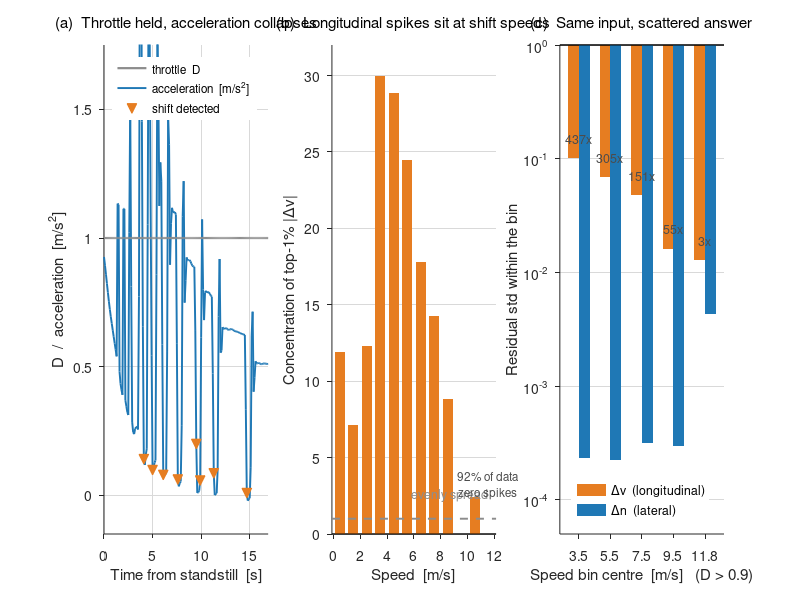

Source code (MATLAB):
% 종방향 잔차를 쓰지 않은 근거 - 기어 변속 때문에 학습이 불가능하다
%
% 배포 설정(B_MATRIX)은 잔차의 횡방향(Δn, Δα)만 쓰고 종방향(Δs, Δv)은 버린다.
% 그 근거를 세 갈래로 보인다.
%
%   (a) 변속 흔적    스로틀이 D=1.00 으로 고정인데 가속도가 반복적으로 붕괴한다.
%                    토크 단절 = 변속. 정지 출발 구간에서 8회 검출.
%   (b) 잔차 집중    |Δv| 상위 1% 샘플이 그 속도대(3~8 m/s)에 15~30배 몰린다.
%                    순항(11~12 m/s, 전체의 90%)에는 하나도 없다.
%   (c) 학습 불가    (v, D) 를 좁게 묶어도 Δv 는 크게 흩어진다. 같은 구간 Δn 대비
%                    최대 437배. 변속기 상태가 입력에 없어 모델이 구분할 수 없다.
%
% 노이즈 실링(설명 불가 비율)도 같은 결론이다: 전 구간 Δn 1.6% vs Δv 50.1%,
% 그러나 변속이 없는 순항 구간만 보면 Δv 가 12.8% 로 떨어진다.
%
% 데이터: fig_longitudinal_limit.mat  (results/longitudinal_limit.py 가 생성)
% 실행:   results/matlab/ 폴더 안에서 `plot_longitudinal_limit`
% 요구:   base MATLAB 만 (툴박스 불필요). R2013a 이상.

clear; close all
load('fig_longitudinal_limit.mat')

NOM  = [0.12 0.47 0.71];
RES  = [0.90 0.49 0.13];
GREY = [0.55 0.55 0.55];

%% ---- 수치 표 (명령창) ----
fprintf('\n=== Gear shifts during launch (throttle held at D = 1.00) ===\n');
fprintf('%8s %9s %7s %11s\n','t [s]','v [m/s]','D','acc [m/s2]');
for k = 1:numel(shift_idx)
    j = shift_idx(k);
    fprintf('%8.1f %9.2f %7.2f %11.3f\n', t(j), v_launch(j), D_launch(j), acc_launch(j));
end
fprintf('\n=== Residual spread within narrow (v, D) bins ===\n');
fprintf('%12s %7s %13s %13s %8s\n','v [m/s]','n','std dv','std dn','ratio');
for k = 1:size(spread,1)
    fprintf('%12.1f %7d %13.4f %13.4f %7.0fx\n', spread(k,1), round(spread(k,2)), ...
            spread(k,3), spread(k,4), spread(k,3)/max(spread(k,4),1e-9));
end
fprintf('\n=== Unexplained variance (k-NN noise floor) ===\n');
fprintf('%18s %10s %10s\n','', 'dn (lat)', 'dv (long)');
fprintf('%18s %9.1f%% %9.1f%%\n','all speeds', 100*floor_all(2), 100*floor_all(4));
fprintf('%18s %9.1f%% %9.1f%%\n','cruise 11.5-12.5', 100*floor_cruise(2), 100*floor_cruise(4));
fprintf('\n');

figure('Color','w','Position',[60 60 1280 380])

%% (a) 변속 흔적 - 스로틀 고정인데 가속도가 무너진다
subplot(1,3,1); hold on; box off
set(gca,'FontSize',10,'TickDir','out','XGrid','on','YGrid','on', ...
        'GridColor',[.85 .85 .85],'GridAlpha',1,'Layer','bottom')
h1 = plot(t, acc_launch, '-', 'Color', NOM, 'LineWidth', 1.4);
h2 = plot(t, D_launch,   '-', 'Color', GREY, 'LineWidth', 1.6);
h3 = plot(t(shift_idx), acc_launch(shift_idx), 'v', 'Color', RES, ...
          'MarkerSize', 7, 'MarkerFaceColor', RES);
legend([h2 h1 h3], {'throttle  D','acceleration  [m/s^2]','shift detected'}, ...
       'Location','northeast','Box','off','FontSize',8.5);
xlim([0 max(t)]); ylim([-0.15 1.75])
xlabel('Time from standstill  [s]'); ylabel('D  /  acceleration  [m/s^2]')
title('(a)  Throttle held, acceleration collapses','FontSize',11,'FontWeight','normal')

%% (b) |Δv| 상위 1% 가 몰리는 속도
subplot(1,3,2); hold on; box off
set(gca,'FontSize',10,'TickDir','out','YGrid','on', ...
        'GridColor',[.85 .85 .85],'GridAlpha',1,'Layer','bottom')
bar(bin_center, concentration, 0.75, 'FaceColor', RES, 'EdgeColor','none');
plot([min(bin_center)-0.6 max(bin_center)+0.6], [1 1], '--', ...
     'Color', GREY, 'LineWidth', 1.4);
text(max(bin_center), 2.6, 'evenly spread', 'HorizontalAlignment','right', ...
     'FontSize',9,'Color',GREY);
% 순항 구간 표시 - 전체 샘플의 90% 가 여기 있는데 상위 1% 는 0 개다
[~, ic] = max(bin_count);
text(bin_center(ic), 3.2, sprintf('%.0f%% of data\nzero spikes', ...
     100*bin_count(ic)/sum(bin_count)), 'HorizontalAlignment','center', ...
     'FontSize',8.5,'Color',[0.3 0.3 0.3]);
xlim([min(bin_center)-0.6 max(bin_center)+0.6]); ylim([0 32])
xlabel('Speed  [m/s]'); ylabel('Concentration of top-1% |\Deltav|')
title('(b)  Longitudinal spikes sit at shift speeds','FontSize',11,'FontWeight','normal')

%% (c) 같은 입력, 다른 정답
subplot(1,3,3); hold on; box off
set(gca,'FontSize',10,'TickDir','out','YGrid','on', ...
        'GridColor',[.85 .85 .85],'GridAlpha',1,'Layer','bottom')
x = (1:size(spread,1))';  w = 0.34;
b1 = bar(x-w/2, spread(:,3), w, 'FaceColor', RES, 'EdgeColor','none');
b2 = bar(x+w/2, spread(:,4), w, 'FaceColor', NOM, 'EdgeColor','none');
for k = 1:numel(x)
    text(x(k), spread(k,3)*1.5, sprintf('%.0fx', spread(k,3)/max(spread(k,4),1e-9)), ...
         'HorizontalAlignment','center','FontSize',9,'Color',[0.3 0.3 0.3]);
end
legend([b1 b2], {'\Deltav  (longitudinal)','\Deltan  (lateral)'}, ...
       'Location','southwest','Box','off','FontSize',9);
set(gca,'YScale','log','XTick',1:numel(x),'XTickLabel', ...
        arrayfun(@(a) sprintf('%.1f', a), spread(:,1), 'UniformOutput', false))
xlim([0.4 numel(x)+0.6]); ylim([5e-5 1])
xlabel('Speed bin centre  [m/s]   (D > 0.9)')
ylabel('Residual std within the bin')
title('(c)  Same input, scattered answer','FontSize',11,'FontWeight','normal')
